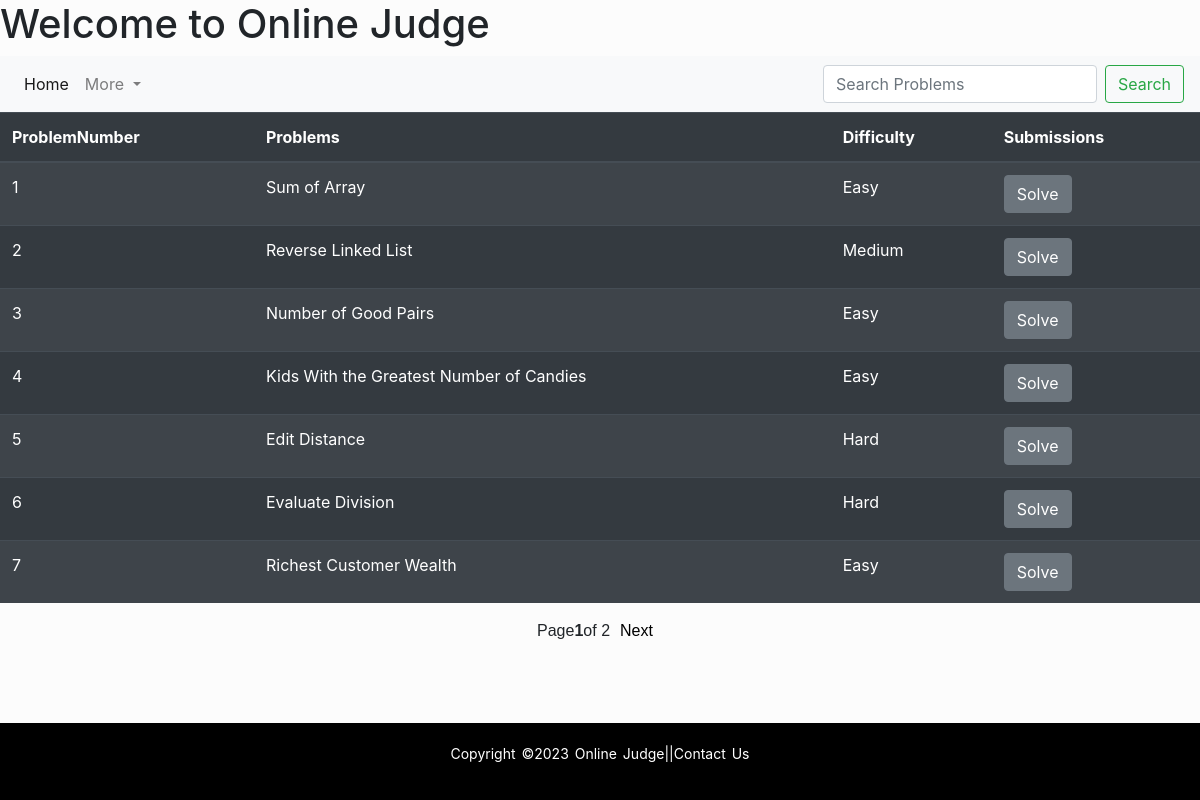
The page /home/ (signed in) on the database its author committed.
### login/models.py (models this page shows)
class Problem(models.Model):
    problemNumber=models.IntegerField(100)
    problemName=models.CharField(max_length=500)
    problemDifficulty=models.CharField(max_length=10)
    problemDescription=models.CharField(max_length=5000)

### login/views.py (the view)
# urls.py: path('home/',views.HomePage,name='Home'),
@login_required(login_url='Login')
def HomePage(request):
    problems = Problem.objects.order_by('id')
    paginator =Paginator(problems,7)
    page=request.GET.get('page')
    try:
        problems=paginator.page(page)
    except PageNotAnInteger:
        problems=paginator.page(1)
    except EmptyPage:
        problems=paginator.page(paginator.num_pages)
    return render(request,'login/home.html',{
            'problems':problems
        })

### templates/Login/home.html (shortened to what this page needs)
<!doctype html>
<html lang="en">
  <head>
    <link rel="stylesheet" href="https://cdn.jsdelivr.net/npm/bootstrap@4.3.1/dist/css/bootstrap.min.css">
  </head>
  <body>
    <h1>Welcome to Online Judge</h1>
    {% include 'Home/navbar.html' %}
    <div container>
    <div class="row">
    <div class="col-md-12">
    <table class="table table-striped table-dark table-hover"">
      <thead>
        <tr>
          <th scope="col">ProblemNumber</th>
          <th scope="col">Problems</th>
          <th scope="col">Difficulty</th>
          <th scope="col">Submissions</th>
        </tr>
      </thead>
      <tbody>
          {% for p in problems %}
          <tr>
          <td>{{p.problemNumber}}</td>
          <td>{{p.problemName}}</td>
          <td>{{p.problemDifficulty}}</td>
          <td><a href="/P1/{{p.problemNumber}}" class="btn btn-secondary" name="check">Solve</a></td>
          </tr>
        {% endfor %}
      </tbody>
    </table>
  </div>
    </div>
  </div>
  {% include 'Home/pagination.html' with page=problems %}
    {% include 'Home/footer.html' %}
  </body>
</html>

### templates/Home/navbar.html (shortened to what this page needs)
<!doctype html>
<html lang="en">
  <head>
    <link rel="stylesheet" href="https://cdn.jsdelivr.net/npm/bootstrap@4.3.1/dist/css/bootstrap.min.css">
  </head>
  <body>
    <nav class="navbar navbar-expand-lg navbar-light bg-light">
      <div class="collapse navbar-collapse" id="navbarTogglerDemo03">
        <ul class="navbar-nav mr-auto mt-2 mt-lg-0">
          <li class="nav-item active">
            <a class="nav-link" href="{% url 'Home' %}">Home <span class="sr-only">(current)</span></a>
          </li>
          <li class="nav-item dropdown">
              <a class="nav-link dropdown-toggle" href="#" id="navbarDropdown" role="button" data-toggle="dropdown" aria-haspopup="true" aria-expanded="false">
                More
              </a>
            </li>
        </ul>
        <form class="form-inline my-2 my-lg-0">
          <input class="form-control mr-sm-2" type="search" placeholder="Search Problems" aria-label="Search">
          <button class="btn btn-outline-success my-2 my-sm-0" type="submit">Search</button>
        </form>
      </div>
    </nav>
  </body>
</html>

### templates/Home/pagination.html (shortened to what this page needs)
<!doctype html>
<html lang="en">
  <head>
    <link rel="stylesheet" href="https://cdn.jsdelivr.net/npm/bootstrap@4.3.1/dist/css/bootstrap.min.css">
  </head>
  <body>
    <div class="pagination">
        Page <span class="current-page">{{page.number}} </span> of {{page.paginator.num_pages}}
        {% if page.has_next %}
            <a href="?page={{page.next_page_number}}">Next</a>
        {% endif %}
    </div>
  </body>
</html>

### templates/Home/footer.html (shortened to what this page needs)
<!DOCTYPE html>
<html lang="en">
<head>
    <link rel="stylesheet" href="https://stackpath.bootstrapcdn.com/font-awesome/4.7.0/css/font-awesome.min.css">
</head>
<body>
    <footer class="footer">
        <div class="footer-bottom">
            <p>copyright &copy;2023 Online Judge||Contact Us</p>
        </div>
    </footer>
</body>
</html>

### templates/Home/pagination.html (style rules this page uses)
.pagination { display: flex; justify-content: center; align-items: center; margin-top: 0px; font-family: Arial, sans-serif; }
.pagination a { color: #000; text-decoration: none; margin: 0 10px; }
.pagination .current-page { font-weight: bold; }

### templates/Home/footer.html (style rules this page uses)
body { background: #fcfcfc; margin: 0; padding: 0; display: flex; flex-direction: column; min-height: 100vh; }
.footer { margin-top: auto; background: #000; padding: 20px 0; text-align: center; }
.footer p { font-size: 14px; word-spacing: 2px; text-transform: capitalize; color: #fff; }

### rows shown on the page
Problem: problemNumber "1", problemName "Sum of Array", problemDifficulty "Easy"
Problem: problemNumber "2", problemName "Reverse Linked List", problemDifficulty "Medium"
Problem: problemNumber "3", problemName "Number of Good Pairs", problemDifficulty "Easy"
Problem: problemNumber "4", problemName "Kids With the Greatest Number of Candies", problemDifficulty "Easy"
Problem: problemNumber "5", problemName "Edit Distance", problemDifficulty "Hard"
Problem: problemNumber "6", problemName "Evaluate Division", problemDifficulty "Hard"
Problem: problemNumber "7", problemName "Richest Customer Wealth", problemDifficulty "Easy"

### other values the page prints
{{ page.number }} "1"
{{ page.paginator.num_pages }} "2"
